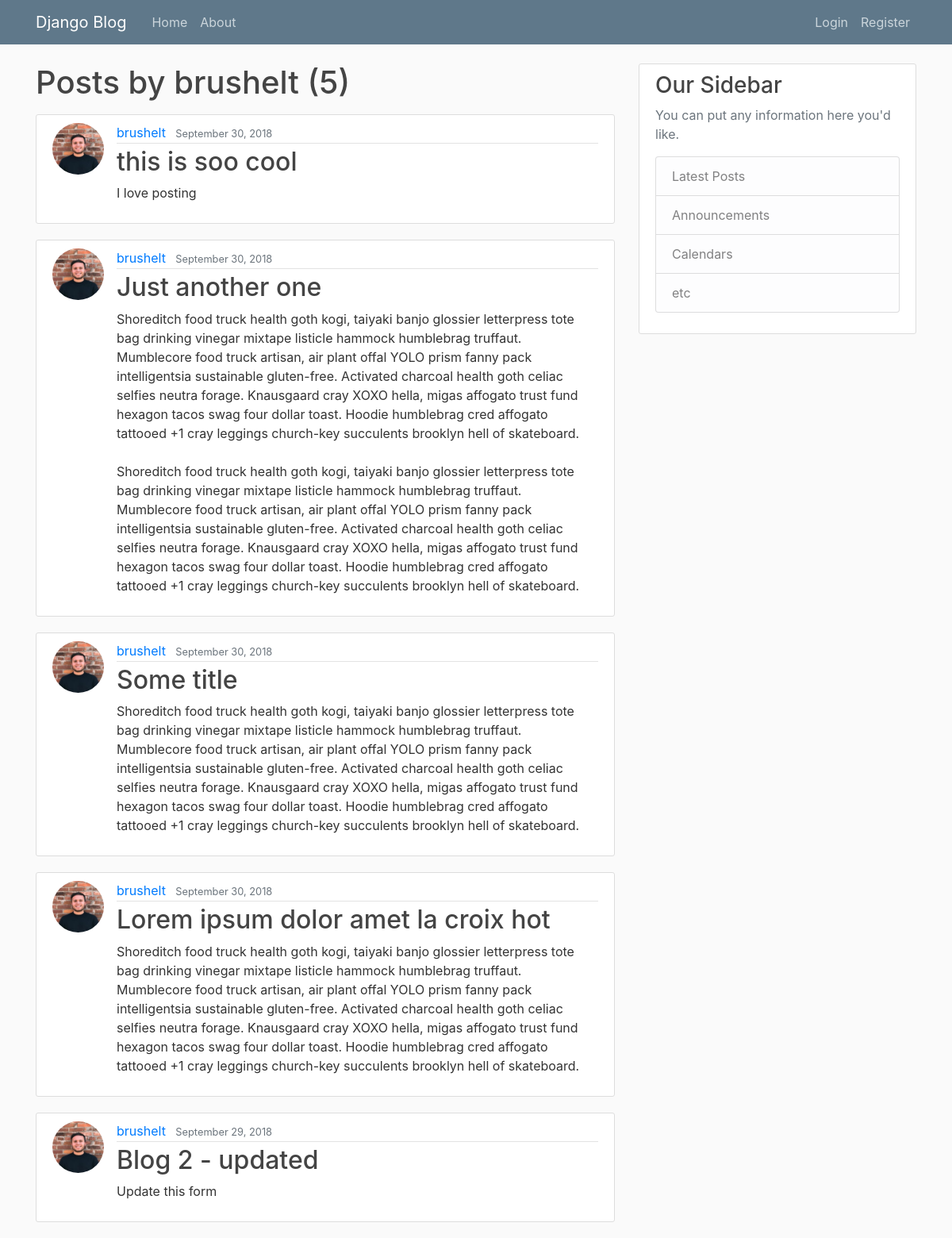
/user/brushelt, run on the app's committed database.
### blog/models.py (models this page shows, shortened)
class Post(models.Model):
  title = models.CharField(max_length=100)
  content = models.TextField()
  date_posted = models.DateTimeField(default=timezone.now)
  author = models.ForeignKey(User, on_delete=models.CASCADE)

### users/models.py (models this page shows, shortened)
class Profile(models.Model):
  user = models.OneToOneField(User, on_delete=models.CASCADE)
  image = models.ImageField(default='default.jpg', upload_to='profile_pics')

### blog/views.py (the view)
# urls.py: path('user/<str:username>', UserPostListView.as_view(), name='user-posts'),
class UserPostListView(ListView):
  model = Post
  template_name = 'blog/user_posts.html'
  context_object_name = 'posts' # Getting the posts
  paginate_by = 5
  def get_queryset(self):
    user = get_object_or_404(User, username=self.kwargs.get('username'))
    return Post.objects.filter(author=user).order_by('-date_posted')

### blog/templates/blog/user_posts.html (shortened to what this page needs)
{% extends "blog/base.html" %}
{% block content %}
  <h1 class="mb-3">Posts by {{ view.kwargs.username }} ({{ page_obj.paginator.count }})</h1>
  {% for post in posts %}
    <article class="media content-section">
      <img class="rounded-circle article-img" src="{{ post.author.profile.image.url }}">
      <div class="media-body">
        <div class="article-metadata">
          <a class="mr-2" href="{%url 'user-posts' post.author.username%}">{{ post.author }}</a>
          <small class="text-muted">{{ post.date_posted | date:"F d, Y" }}</small>
        </div>
        <h2><a class="article-title" href="{% url 'post-detail' post.id%}">{{ post.title }}</a></h2>
        <p class="article-content">{{ post.content }}</p>
      </div>
    </article>
  {% endfor %}
{% endblock content %}

### blog/static/blog/main.css (style rules this page uses)
body { background: #fafafa; color: #333333; margin-top: 5rem; }
h1, h2, h3, h4, h5, h6 { color: #444444; }
.content-section { background: #ffffff; padding: 10px 20px; border: 1px solid #dddddd; border-radius: 3px; margin-bottom: 20px; }
.article-title { color: #444444; }
.article-content { white-space: pre-line; }
.article-img { height: 65px; width: 65px; margin-right: 16px; object-fit: cover; }
.article-metadata { padding-bottom: 1px; margin-bottom: 4px; border-bottom: 1px solid #e3e3e3 }

### data on the page
Post: author.profile.image (picture), author "brushelt", date_posted "September 30, 2018", title "this is soo cool", content "I love posting"
Post: author.profile.image (picture), author "brushelt", date_posted "September 30, 2018", title "Just another one", content "Shoreditch food truck health goth kogi, taiyaki banjo glossier letterpress tote bag drinking vinegar mixtape listicle hammock humblebrag truffaut. Mumblecore food truck artisan, air plant offal YOLO prism fanny pack intelligentsia sustainable gluten-free. Activated charcoal health goth celiac selfies neutra forage. Knausgaard cray XOXO hella, migas affogato trust fund hexagon tacos swag four dollar toast. Hoodie humblebrag cred affogato tattooed +1 cray leggings church-key succulents brooklyn hell of skateboard. Shoreditch food truck health goth kogi, taiyaki banjo glossier letterpress tote bag drinking vinegar mixtape listicle hammock humblebrag truffaut. Mumblecore food truck artisan, air…"
Post: author.profile.image (picture), author "brushelt", date_posted "September 30, 2018", title "Some title", content "Shoreditch food truck health goth kogi, taiyaki banjo glossier letterpress tote bag drinking vinegar mixtape listicle hammock humblebrag truffaut. Mumblecore food truck artisan, air plant offal YOLO prism fanny pack intelligentsia sustainable gluten-free. Activated charcoal health goth celiac selfies neutra forage. Knausgaard cray XOXO hella, migas affogato trust fund hexagon tacos swag four dollar toast. Hoodie humblebrag cred affogato tattooed +1 cray leggings church-key succulents brooklyn hell of skateboard."
Post: author.profile.image (picture), author "brushelt", date_posted "September 30, 2018", title "Lorem ipsum dolor amet la croix hot", content "Shoreditch food truck health goth kogi, taiyaki banjo glossier letterpress tote bag drinking vinegar mixtape listicle hammock humblebrag truffaut. Mumblecore food truck artisan, air plant offal YOLO prism fanny pack intelligentsia sustainable gluten-free. Activated charcoal health goth celiac selfies neutra forage. Knausgaard cray XOXO hella, migas affogato trust fund hexagon tacos swag four dollar toast. Hoodie humblebrag cred affogato tattooed +1 cray leggings church-key succulents brooklyn hell of skateboard."
Post: author.profile.image (picture), author "brushelt", date_posted "September 29, 2018", title "Blog 2 - updated", content "Update this form"

### other printed values
{{ view.kwargs.username }} "brushelt"
{{ page_obj.paginator.count }} "5"
